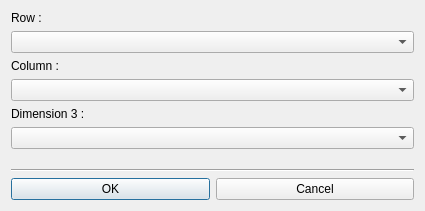
<?xml version="1.0" encoding="UTF-8"?>
<ui version="4.0">
<comment> Begin CVS Header </comment>
<comment>   $Source: /fs/turing/cvs/copasi_dev/copasi/UI/CQMatrixDialog.ui,v $ </comment>
<comment>   $Revision: 1.2.4.1 $ </comment>
<comment>   $Name: Build-33 $ </comment>
<comment>   $Author: aekamal $ </comment>
<comment>   $Date: 2011/01/24 17:00:15 $ </comment>
<comment> End CVS Header </comment>

<comment> Copyright (C) 2010 by Pedro Mendes, Virginia Tech Intellectual </comment>
<comment> Properties, Inc., University of Heidelberg, and The University </comment>
<comment> of Manchester. </comment>
<comment> All rights reserved. </comment>

 <comment> All rights reserved. </comment>
 <class>CQMatrixDialog</class>
 <widget class="QDialog" name="CQMatrixDialog">
  <property name="geometry">
   <rect>
    <x>0</x>
    <y>0</y>
    <width>425</width>
    <height>211</height>
   </rect>
  </property>
  <property name="windowTitle">
   <string>Cell Matrix Selection Dialog</string>
  </property>
  <layout class="QVBoxLayout">
   <item>
    <widget class="QLabel" name="mpLabelRow">
     <property name="text">
      <string>Row :</string>
     </property>
     <property name="wordWrap">
      <bool>false</bool>
     </property>
    </widget>
   </item>
   <item>
    <widget class="QComboBox" name="mpCBRow"/>
   </item>
   <item>
    <widget class="QLabel" name="mpLabelColumn">
     <property name="text">
      <string>Column :</string>
     </property>
     <property name="wordWrap">
      <bool>false</bool>
     </property>
    </widget>
   </item>
   <item>
    <widget class="QComboBox" name="mpCBColumn"/>
   </item>
   <item>
    <widget class="QLabel" name="mpLabelDim3">
     <property name="text">
      <string>Dimension 3 :</string>
     </property>
     <property name="wordWrap">
      <bool>false</bool>
     </property>
    </widget>
   </item>
   <item>
    <widget class="QComboBox" name="mpCBDim3"/>
   </item>
   <item>
    <spacer name="spacer1">
     <property name="orientation">
      <enum>Qt::Vertical</enum>
     </property>
     <property name="sizeType">
      <enum>QSizePolicy::Expanding</enum>
     </property>
     <property name="sizeHint" stdset="0">
      <size>
       <width>20</width>
       <height>40</height>
      </size>
     </property>
    </spacer>
   </item>
   <item>
    <widget class="Line" name="line1">
     <property name="frameShape">
      <enum>QFrame::HLine</enum>
     </property>
     <property name="frameShadow">
      <enum>QFrame::Sunken</enum>
     </property>
    </widget>
   </item>
   <item>
    <layout class="QHBoxLayout">
     <item>
      <widget class="QPushButton" name="mpOKBtn">
       <property name="text">
        <string>OK</string>
       </property>
      </widget>
     </item>
     <item>
      <widget class="QPushButton" name="mpCancelBtn">
       <property name="text">
        <string>Cancel</string>
       </property>
      </widget>
     </item>
    </layout>
   </item>
  </layout>
 </widget>
 <layoutdefault spacing="6" margin="11"/>
 <pixmapfunction>qPixmapFromMimeSource</pixmapfunction>
 <resources/>
 <connections>
  <connection>
   <sender>mpOKBtn</sender>
   <signal>clicked()</signal>
   <receiver>CQMatrixDialog</receiver>
   <slot>accept()</slot>
   <hints>
    <hint type="sourcelabel">
     <x>20</x>
     <y>20</y>
    </hint>
    <hint type="destinationlabel">
     <x>20</x>
     <y>20</y>
    </hint>
   </hints>
  </connection>
  <connection>
   <sender>mpCancelBtn</sender>
   <signal>clicked()</signal>
   <receiver>CQMatrixDialog</receiver>
   <slot>close()</slot>
   <hints>
    <hint type="sourcelabel">
     <x>20</x>
     <y>20</y>
    </hint>
    <hint type="destinationlabel">
     <x>20</x>
     <y>20</y>
    </hint>
   </hints>
  </connection>
 </connections>
</ui>
